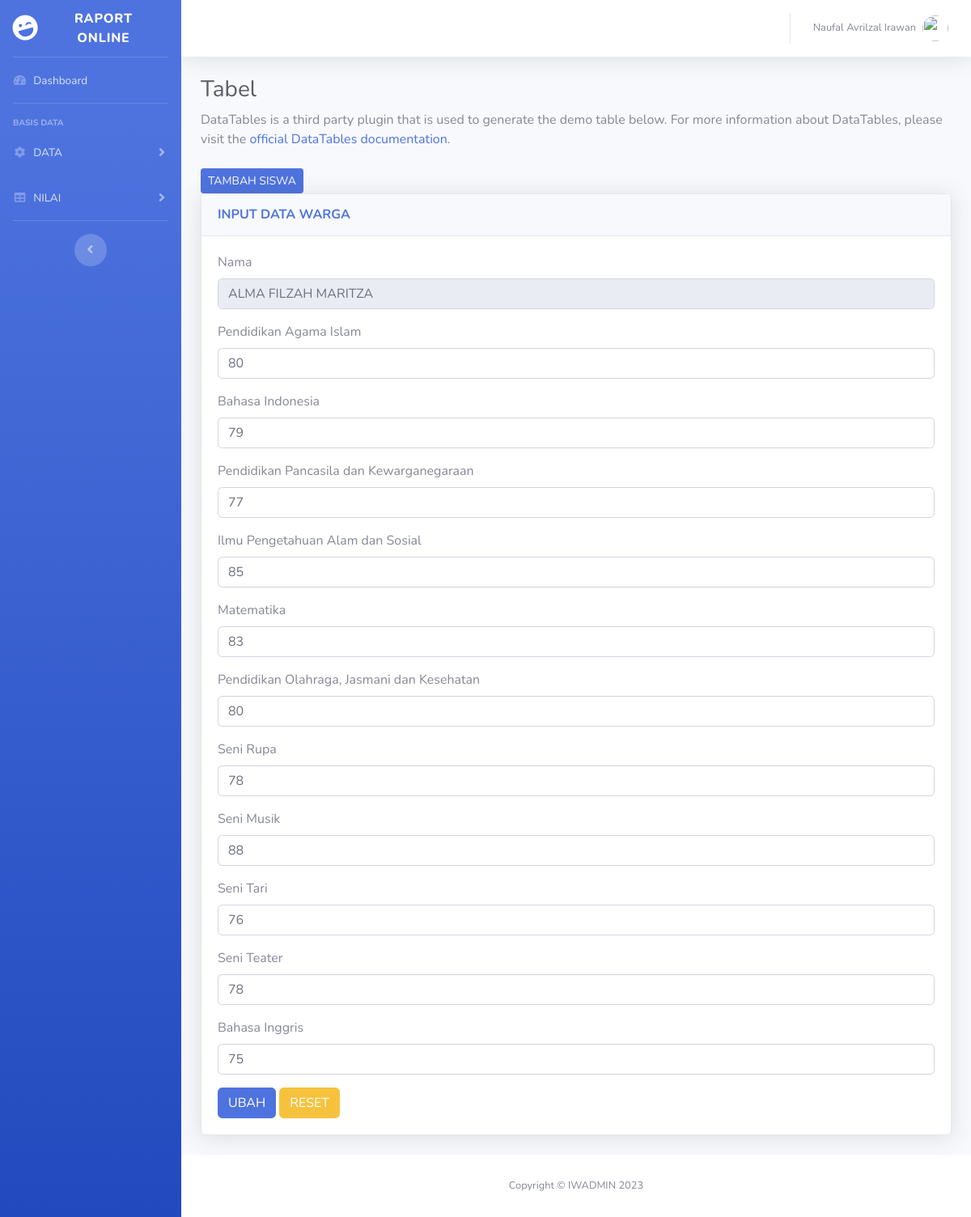
Screenshot of /ubahsmt1.php?nis=1920229010029 (signed in) with the database file from the repository.
### tables this page shows
CREATE TABLE `smt1` (
  `nis` varchar(15) NOT NULL,
  `pai` int(3) DEFAULT NULL,
  `bind` int(3) DEFAULT NULL,
  `ppkn` int(3) DEFAULT NULL,
  `ipas` int(3) DEFAULT NULL,
  `mtk` int(3) DEFAULT NULL,
  `pjok` int(3) DEFAULT NULL,
  `rupa` int(3) DEFAULT NULL,
  `musk` int(3) DEFAULT NULL,
  `tari` int(3) DEFAULT NULL,
  `tetr` int(3) DEFAULT NULL,
  `bing` int(3) DEFAULT NULL
);

CREATE TABLE `siswa` (
  `nis` varchar(15) NOT NULL,
  `nama` varchar(55) NOT NULL,
  `umur` int(2) DEFAULT NULL,
  `gender` varchar(10) DEFAULT NULL,
  `agama` set('Islam','Protestan','Katolik','Hindu','Buddha','Konghuchu') DEFAULT NULL,
  `kelas` varchar(10) DEFAULT NULL
);

### ubahsmt1.php (the view, shortened to what this page needs)
<!DOCTYPE html>
<html lang="en">
<head>
    <link href="sbadmin/vendor/fontawesome-free/css/all.min.css" rel="stylesheet" type="text/css">
    <link href="sbadmin/css/sb-admin-2.min.css" rel="stylesheet">
    <?php
        include "koneksi_db.php";
    ?>
</head>
<body id="page-top">
    <div id="wrapper">
        <ul class="navbar-nav bg-gradient-primary sidebar sidebar-dark accordion" id="accordionSidebar">
            <a class="sidebar-brand d-flex align-items-center justify-content-center" href="Dashboard.php">
                <div class="sidebar-brand-icon rotate-n-15">
                    <i class="fas fa-laugh-wink"></i>
                </div>
                <div class="sidebar-brand-text mx-3">Raport Online <sup></sup></div>
            </a>
            <hr class="sidebar-divider my-0">
            <li class="nav-item">
                <a class="nav-link" href="Dashboard.php">
                    <i class="fas fa-fw fa-tachometer-alt"></i>
                    <span>Dashboard</span></a>
            </li>
            <hr class="sidebar-divider">
            <div class="sidebar-heading">
                BASIS DATA
            </div>
            <li class="nav-item">
                <a class="nav-link collapsed" href="#" data-toggle="collapse" data-target="#collapseTwo"
                    aria-expanded="true" aria-controls="collapseTwo">
                    <i class="fas fa-fw fa-cog"></i>
                    <span>DATA</span>
                </a>
            </li>
            <li class="nav-item">
                <a class="nav-link collapsed" href="#" data-toggle="collapse" data-target="#collapseUtilities"
                    aria-expanded="true" aria-controls="collapseUtilities">
                    <i class="fas fa-fw fa-table"></i>
                    <span>NILAI</span>
                </a>
            </li>
            <hr class="sidebar-divider d-none d-md-block">
            <div class="text-center d-none d-md-inline">
                <button class="rounded-circle border-0" id="sidebarToggle"></button>
            </div>
        </ul>
        <div id="content-wrapper" class="d-flex flex-column">
            <div id="content">
                <nav class="navbar navbar-expand navbar-light bg-white topbar mb-4 static-top shadow">
                    <ul class="navbar-nav ml-auto">
                        <li class="nav-item dropdown no-arrow">
                            <a class="nav-link dropdown-toggle" href="#" id="userDropdown" role="button"
                                data-toggle="dropdown" aria-haspopup="true" aria-expanded="false">
                                <span class="mr-2 d-none d-lg-inline text-gray-600 small">
                                    <?php
                                        echo $_SESSION['nama'];
                                    ?>
                                </span>
                                <img class="img-profile rounded-circle"
                                    src="img/noname.png">
                            </a>
                        </li>
                    </ul>
                </nav>
                <div class="container-fluid">
                    <h1 class="h3 mb-2 text-gray-800">Tabel</h1>
                    <p class="mb-4">DataTables is a third party plugin that is used to generate the demo table below.
                        For more information about DataTables, please visit the <a target="_blank"
                            href="https://datatables.net">official DataTables documentation</a>.</p>
                    <a href="tambahsiswa.php"><input type="submit" name="TAMBAH" value="TAMBAH SISWA" class="btn btn-primary btn-sm"></a>
                    <div class="card shadow mb-4">
                                <div class="card-header py-3">
                                    <h6 class="m-0 font-weight-bold text-primary">INPUT DATA WARGA</h6>
                                </div>
                                <div class="card-body">
                                <?php
                                $sql = mysqli_query($koneksi, "SELECT * FROM smt1, siswa WHERE smt1.nis = siswa.nis AND smt1.nis = '$_GET[nis]'");
                                $data = mysqli_fetch_array($sql)
                                ?>
                                <form action="" method="post" id="haram" enctype="multipart/form-data">
                                    <div class="form-group">
                                        <label>Nama</label>
                                        <input type="text" name="nis" class="form-control" readonly value="<?php echo $data['nama']?>">
                                    </div>
                                    <div class="form-group">
                                        <label>Pendidikan Agama Islam</label>
                                        <input type="number" name="pai" class="form-control" max="100" value="<?php echo $data['pai']?>">
                                    </div>
                                    <div class="form-group">
                                        <label>Bahasa Indonesia</label>
                                        <input type="number" name="bind" class="form-control" max="100" value="<?php echo $data['bind']?>">
                                    </div>
                                    <div class="form-group">
                                        <label>Pendidikan Pancasila dan Kewarganegaraan</label>
                                        <input type="number" name="ppkn" class="form-control" max="100" value="<?php echo $data['ppkn']?>">
                                    </div>
                                    <div class="form-group">
                                        <label>Ilmu Pengetahuan Alam dan Sosial</label>
                                        <input type="number" name="ipas" class="form-control" max="100" value="<?php echo $data['ipas']?>">
                                    </div>
                                    <div class="form-group">
                                        <label>Matematika</label>
                                        <input type="number" name="mtk" class="form-control" max="100" value="<?php echo $data['mtk']?>">
                                    </div>
                                    <div class="form-group">
                                        <label>Pendidikan Olahraga, Jasmani dan Kesehatan</label>
                                        <input type="number" name="pjok" class="form-control" max="100" value="<?php echo $data['pjok']?>">
                                    </div>
                                    <div class="form-group">
                                        <label>Seni Rupa</label>
                                        <input type="number" name="rupa" class="form-control" max="100" value="<?php echo $data['rupa']?>">
                                    </div>
                                    <div class="form-group">
                                        <label>Seni Musik</label>
                                        <input type="number" name="musk" class="form-control" max="100" value="<?php echo $data['musk']?>">
                                    </div>
                                    <div class="form-group">
                                        <label>Seni Tari</label>
                                        <input type="number" name="tari" class="form-control" max="100" value="<?php echo $data['tari']?>">
                                    </div>
                                    <div class="form-group">
                                        <label>Seni Teater</label>
                                        <input type="number" name="tetr" class="form-control" max="100" value="<?php echo $data['tetr']?>">
                                    </div>
                                    <div class="form-group">
                                        <label>Bahasa Inggris</label>
                                        <input type="number" name="bing" class="form-control" max="100" value="<?php echo $data['bing']?>">
                                    </div>
                                        <input type="submit" name="ubah" value="UBAH" class="btn btn-primary">
                                        <input type="submit" name="reset" value="RESET" class="btn btn-warning">
                                </form>
                                </div>
                </div>
            </div>
            <footer class="sticky-footer bg-white">
                <div class="container my-auto">
                    <div class="copyright text-center my-auto">
                        <span>Copyright &copy; IWADMIN 2023</span>
                    </div>
                </div>
            </footer>
        </div>
    </div>
</body>
</html>

### rows the page displays
smt1: nis "ALMA FILZAH MARITZA", pai "80", bind "79", ppkn "77", ipas "85", mtk "83", pjok "80", rupa "78", musk "88", tari "76", tetr "78", bing "75"

### other values shown
$_SESSION['nama'] "Naufal Avrilzal Irawan"
